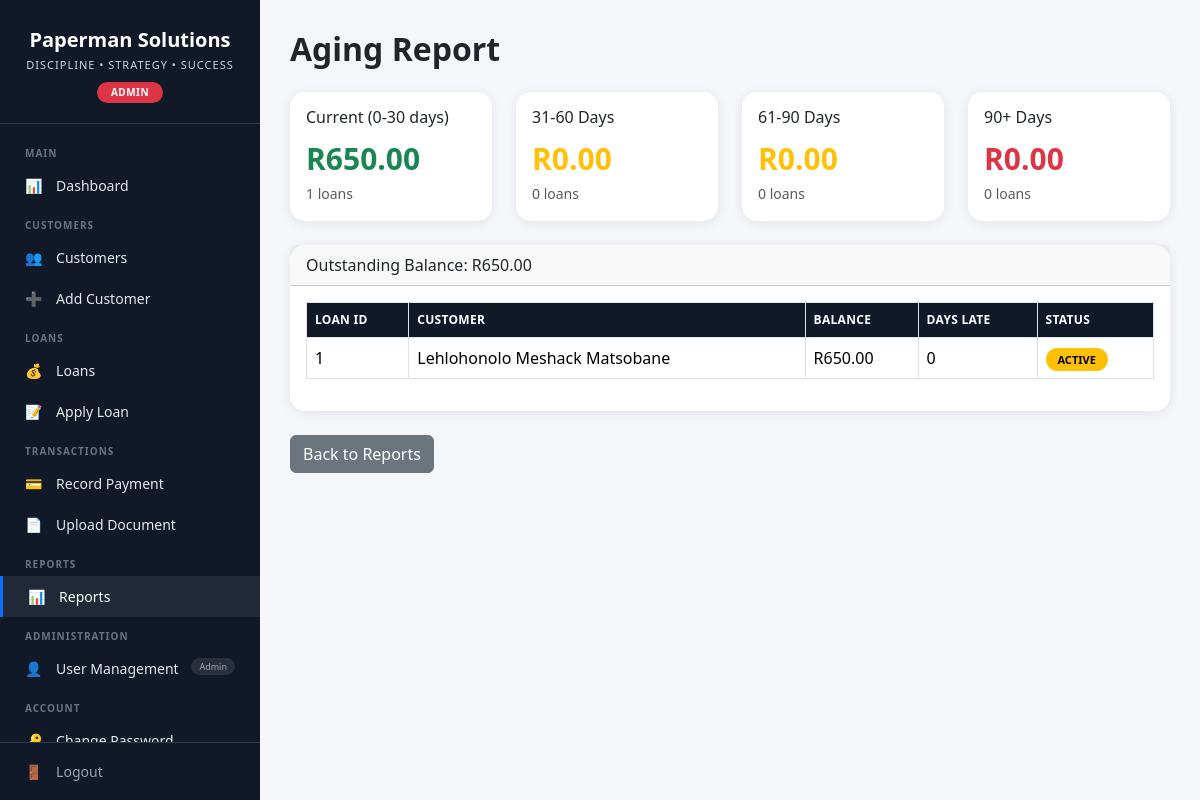
Page /reports/aging (signed in) on the committed database.
### app/models/user.py (models this page shows)
class User(Base):
    __tablename__ = "users"
    id = Column(Integer, primary_key=True, index=True)
    username = Column(String(50), unique=True, nullable=False)
    hashed_password = Column(String(200), nullable=False)
    full_name = Column(String(100))
    role = Column(String(20), default="loan_officer")  # admin, manager, loan_officer
    is_active = Column(Boolean, default=True)
    created_at = Column(DateTime(timezone=True), server_default=func.now())
    updated_at = Column(DateTime(timezone=True), onupdate=func.now())

### app/models/loan.py (models this page shows)
class Loan(Base):
    __tablename__ = "loans"
    id = Column(Integer, primary_key=True, index=True)
    customer_id = Column(Integer, ForeignKey("customers.id"), nullable=False)
    amount = Column(Float, nullable=False)
    term_months = Column(Integer, nullable=False)
    interest_rate = Column(Float, nullable=False)
    interest_amount = Column(Float, nullable=False)
    total_repayment = Column(Float, nullable=False)
    monthly_installment = Column(Float, nullable=False)
    status = Column(String(20), default="PENDING")
    balance_remaining = Column(Float, default=0.0)
    approval_date = Column(Date, nullable=True)
    disbursement_date = Column(Date, nullable=True)
    next_due_date = Column(Date, nullable=True)
    created_at = Column(DateTime(timezone=True), server_default=func.now())
    updated_at = Column(DateTime(timezone=True), onupdate=func.now())
    customer = relationship("Customer", back_populates="loans")
    payments = relationship("Payment", back_populates="loan", cascade="all, delete-orphan")
    documents = relationship("Document", back_populates="loan", cascade="all, delete-orphan")

### app/routers/reports.py (the view)
@router.get("/aging", response_class=HTMLResponse)
def aging_report(
    request: Request,
    db: Session = Depends(get_db),
    current_user: User = Depends(get_current_user)
):
    today = date.today()
    fee_results = apply_late_fees(db)
    default_results = mark_defaulted_loans(db)
    if default_results["loans_defaulted"] > 0:
        print(f"✅ Marked {default_results['loans_defaulted']} loans as defaulted")
        print(f"✅ Blacklisted {default_results['customers_blacklisted']} customers")
    active_loans = db.query(Loan).filter(
        Loan.status.in_(["ACTIVE", "DISBURSED"]),
        Loan.balance_remaining > 0
    ).all()
    aging_data = {
        "current": [],
        "days_31_60": [],
        "days_61_90": [],
        "days_90_plus": [],
        "totals": {
            "current": 0,
            "days_31_60": 0,
            "days_61_90": 0,
            "days_90_plus": 0
        }
    }
    for loan in active_loans:
        if loan.next_due_date:
            days_late = (today - loan.next_due_date).days
        else:
            days_late = 0
        customer = db.query(Customer).filter(Customer.id == loan.customer_id).first()
        customer_name = f"{customer.first_name} {customer.last_name}" if customer else "Unknown"
        loan_data = {
            "id": loan.id,
            "customer_id": loan.customer_id,
            "customer_name": customer_name,
            "amount": loan.amount,
            "balance": loan.balance_remaining,
            "next_due_date": loan.next_due_date,
            "days_late": max(0, days_late),
            "status": loan.status
        }
        if days_late <= 0:
            aging_data["current"].append(loan_data)
            aging_data["totals"]["current"] += loan.balance_remaining
        elif days_late <= 30:
            aging_data["current"].append(loan_data)
            aging_data["totals"]["current"] += loan.balance_remaining
        elif days_late <= 60:
            aging_data["days_31_60"].append(loan_data)
            aging_data["totals"]["days_31_60"] += loan.balance_remaining
        elif days_late <= 90:
            aging_data["days_61_90"].append(loan_data)
            aging_data["totals"]["days_61_90"] += loan.balance_remaining
        else:
            aging_data["days_90_plus"].append(loan_data)
            aging_data["totals"]["days_90_plus"] += loan.balance_remaining
    total_outstanding = sum(aging_data["totals"].values())
    return templates.TemplateResponse("reports/aging.html", {
        "request": request,
        "aging_data": aging_data,
        "total_outstanding": total_outstanding,
        "fee_results": fee_results,
        "default_results": default_results,
        "user": current_user
    })

### app/templates/reports/aging.html (shortened to what this page needs)
{% extends "base.html" %}
{% block content %}
<h2 class="top-title mb-4">Aging Report</h2>
<div class="row mb-4">
    <div class="col-md-3">
        <div class="card card-stat">
            <div class="card-body">
                <h6>Current (0-30 days)</h6>
                <div class="stat-number text-success">R{{ "%.2f"|format(aging_data.totals.current) }}</div>
                <small class="text-muted">{{ aging_data.current|length }} loans</small>
            </div>
        </div>
    </div>
    <div class="col-md-3">
        <div class="card card-stat">
            <div class="card-body">
                <h6>31-60 Days</h6>
                <div class="stat-number text-warning">R{{ "%.2f"|format(aging_data.totals.days_31_60) }}</div>
                <small class="text-muted">{{ aging_data.days_31_60|length }} loans</small>
            </div>
        </div>
    </div>
    <div class="col-md-3">
        <div class="card card-stat">
            <div class="card-body">
                <h6>61-90 Days</h6>
                <div class="stat-number text-warning">R{{ "%.2f"|format(aging_data.totals.days_61_90) }}</div>
                <small class="text-muted">{{ aging_data.days_61_90|length }} loans</small>
            </div>
        </div>
    </div>
    <div class="col-md-3">
        <div class="card card-stat">
            <div class="card-body">
                <h6>90+ Days</h6>
                <div class="stat-number text-danger">R{{ "%.2f"|format(aging_data.totals.days_90_plus) }}</div>
                <small class="text-muted">{{ aging_data.days_90_plus|length }} loans</small>
            </div>
        </div>
    </div>
</div>
<div class="card section-card mb-4">
    <div class="card-header">Outstanding Balance: R{{ "%.2f"|format(total_outstanding) }}</div>
    <div class="card-body">
        <table class="table table-bordered">
            <thead>
                <tr>
                    <th>Loan ID</th>
                    <th>Customer</th>
                    <th>Balance</th>
                    <th>Days Late</th>
                    <th>Status</th>
                </tr>
            </thead>
            <tbody>
                {% for loan in aging_data.current %}
                <tr>
                    <td>{{ loan.id }}</td>
                    <td>{{ loan.customer_name }}</td>
                    <td>R{{ "%.2f"|format(loan.balance) }}</td>
                    <td>{{ loan.days_late }}</td>
                    <td><span class="badge-pending">ACTIVE</span></td>
                </tr>
                {% endfor %}
            </tbody>
        </table>
    </div>
</div>
<a href="/reports/" class="btn btn-secondary">Back to Reports</a>
{% endblock %}

### app/templates/base.html (shortened to what this page needs)
<!DOCTYPE html>
<html lang="en">
<head>
    <link href="https://cdn.jsdelivr.net/npm/bootstrap@5.3.3/dist/css/bootstrap.min.css" rel="stylesheet">
</head>
<body>
<div class="sidebar">
    <div class="sidebar-logo">
        <div class="company-name">Paperman Solutions</div>
        <div class="company-tagline">DISCIPLINE • STRATEGY • SUCCESS</div>
        {% if user %}
        <span class="user-role-badge {{ user.role }}">
            {{ user.role|replace('_', ' ')|upper }}
        </span>
        {% endif %}
    </div>
    <div class="sidebar-menu">
        <div class="menu-section">Main</div>
        <a href="/dashboard" class="{% if request.url.path == '/dashboard' %}active{% endif %}">
            <span class="icon">📊</span> Dashboard
        </a>
        <div class="menu-section">Customers</div>
        <a href="/customers/" class="{% if '/customers' in request.url.path and '/add' not in request.url.path %}active{% endif %}">
            <span class="icon">👥</span> Customers
        </a>
        <a href="/customers/add" class="{% if '/customers/add' in request.url.path %}active{% endif %}">
            <span class="icon">➕</span> Add Customer
        </a>
        <div class="menu-section">Loans</div>
        <a href="/loans/" class="{% if '/loans' in request.url.path and '/apply' not in request.url.path %}active{% endif %}">
            <span class="icon">💰</span> Loans
        </a>
        <a href="/loans/apply" class="{% if '/loans/apply' in request.url.path %}active{% endif %}">
            <span class="icon">📝</span> Apply Loan
        </a>
        <div class="menu-section">Transactions</div>
        <a href="/payments/record" class="{% if '/payments' in request.url.path %}active{% endif %}">
            <span class="icon">💳</span> Record Payment
        </a>
        <a href="/documents/upload" class="{% if '/documents' in request.url.path and '/upload' in request.url.path %}active{% endif %}">
            <span class="icon">📄</span> Upload Document
        </a>
        <div class="menu-section">Reports</div>
        <a href="/reports/" class="{% if '/reports' in request.url.path %}active{% endif %}">
            <span class="icon">📊</span> Reports
        </a>
        {% if user.role == 'admin' %}
        <div class="menu-section">Administration</div>
        <a href="/users/" class="{% if '/users' in request.url.path %}active{% endif %}">
            <span class="icon">👤</span> User Management
            <span class="badge-role">Admin</span>
        </a>
        {% endif %}
        <div class="menu-section">Account</div>
        <a href="/users/change-password" class="{% if '/users/change-password' in request.url.path %}active{% endif %}">
            <span class="icon">🔑</span> Change Password
        </a>
    </div>
    <div class="sidebar-footer">
        <a href="/auth/logout">
            <span class="icon">🚪</span> Logout
        </a>
    </div>
</div>
<div class="main-content">
    {% block content %}{% endblock %}
</div>
</body>
</html>

### app/templates/base.html (style rules this page uses)
* { margin: 0; padding: 0; box-sizing: border-box; }
body { background: #f4f6f9; font-family: 'Segoe UI', Tahoma, Geneva, Verdana, sans-serif; min-height: 100vh; }
.sidebar { width: 260px; height: 100vh; background: #111827; color: white; position: fixed; left: 0; top: 0; display: flex; flex-direction: column; overflow: hidden; }
.sidebar-logo { text-align: center; padding: 25px 15px 20px; border-bottom: 1px solid #2d3748; flex-shrink: 0; }
.company-name { font-size: 20px; font-weight: bold; color: white; }
.company-tagline { font-size: 11px; color: #cbd5e1; letter-spacing: 1px; margin-top: 2px; }
.user-role-badge { display: inline-block; padding: 3px 14px; border-radius: 12px; font-size: 10px; font-weight: 600; letter-spacing: 0.5px; text-transform: uppercase; margin-top: 8px; }
.user-role-badge.admin { background: #dc3545; color: white; }
.sidebar-menu { flex: 1; overflow-y: auto; padding: 10px 0; }
.sidebar-menu .menu-section { font-size: 10px; color: #6b7280; text-transform: uppercase; letter-spacing: 1px; padding: 12px 25px 4px; font-weight: 600; }
.sidebar-menu a { display: block; color: #e5e7eb; text-decoration: none; padding: 10px 25px; transition: 0.3s; font-size: 14px; }
.sidebar-menu a.active { background: #1f2937; color: white; border-left: 3px solid #0d6efd; }
.sidebar-menu a .icon { margin-right: 10px; }
.sidebar-menu a .badge-role { float: right; font-size: 9px; background: rgba(255, 255, 255, 0.1); padding: 2px 8px; border-radius: 10px; color: #9ca3af; }
.sidebar-footer { border-top: 1px solid #2d3748; padding: 8px 0; flex-shrink: 0; background: #111827; }
.sidebar-footer a { display: block; color: #9ca3af; text-decoration: none; padding: 10px 25px; transition: 0.3s; font-size: 14px; }
.sidebar-footer a .icon { margin-right: 10px; }
.main-content { margin-left: 260px; padding: 30px; min-height: 100vh; }
.card-stat { border: none; border-radius: 15px; box-shadow: 0 2px 12px rgba(0, 0, 0, 0.08); transition: 0.3s; }
.stat-number { font-size: 30px; font-weight: bold; }
.section-card { border: none; border-radius: 15px; box-shadow: 0 2px 12px rgba(0, 0, 0, 0.08); }
.table th { background: #111827; color: white; font-weight: 600; font-size: 12px; text-transform: uppercase; letter-spacing: 0.3px; }
.top-title { font-weight: 700; }
.badge-pending { background: #ffc107; color: black; padding: 4px 12px; border-radius: 20px; font-size: 11px; font-weight: 600; }

### rows in the picture
User: role "ADMIN"
Loan: id "1", customer_name "Lehlohonolo Meshack Matsobane", balance "650.00", days_late "0"

### other values in the picture
{{ "%.2f"|format(aging_data.totals.current) }} "650.00"
{{ aging_data.current|length }} "1"
{{ "%.2f"|format(aging_data.totals.days_31_60) }} "0.00"
{{ aging_data.days_31_60|length }} "0"
{{ "%.2f"|format(aging_data.totals.days_61_90) }} "0.00"
{{ aging_data.days_61_90|length }} "0"
{{ "%.2f"|format(aging_data.totals.days_90_plus) }} "0.00"
{{ aging_data.days_90_plus|length }} "0"
{{ "%.2f"|format(total_outstanding) }} "650.00"
